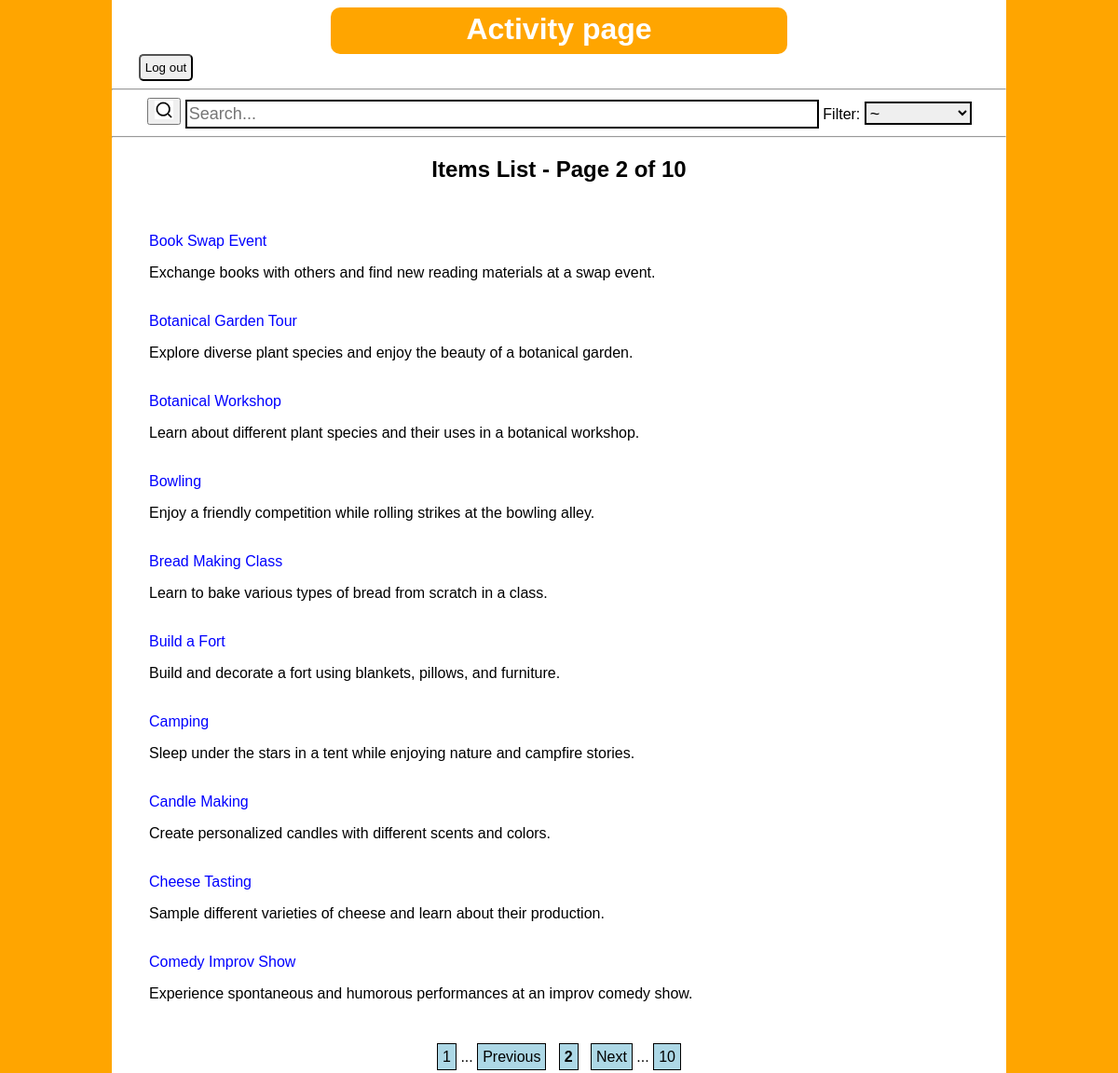
/home?page=2 (signed in), run on the app's committed database.
### tables this page shows
CREATE TABLE activity(
activity_id integer primary key autoincrement,
name text not null,
description text not null,
link text);

### main.py (the view)
@app.route('/home')
def home():
    if 'user_id' not in session:
        flash("Please log in first")
        return redirect(url_for('login'))
    search = request.args.get('search', '')
    tag = request.args.get('filter', '')
    if search:
        search_query = "%" + search.lower() + "%"
    else:
        search_query = "%"
    if tag and tag != '0':  # '0' represents the default 'No Filter'
        cursor.execute("""
        SELECT activity.name, activity.description
        FROM Activity
        INNER JOIN activity_genre
        ON activity_genre.activity_id = activity.activity_id
        WHERE LOWER(activity.name) LIKE ?
        AND activity_genre.genre_id = ?
        ORDER BY activity.name;
        """, (search_query, tag))
    else:
        cursor.execute("""
        SELECT name, description
        FROM Activity
        WHERE LOWER(name) LIKE ?
        ORDER BY name;
        """, (search_query,))
    activities = cursor.fetchall()
    not_found = len(activities) == 0  # True if no activities found
    page = int(request.args.get('page', 1))
    per_page = 10
    start = (page - 1) * per_page
    end = start + per_page
    displayed_activities = activities[start:end]
    total_pages = (len(activities) + per_page - 1) // per_page  #ensures that page rounds up
    return render_template("index.html", search=search, activities=displayed_activities, page=page, total_pages=total_pages, tag=tag, not_found=not_found)

### templates/index.html (shortened to what this page needs)
<!DOCTYPE html>
<html>
  <head>
    <link rel="stylesheet" href="{{ url_for('static', filename='style.css') }}">
  </head>
  <body>
    <h1 id="main-head">Activity page</h1>
	<form action="/logout" method="POST">
		<input type="submit" value="Log out" id="logoff">
	</form>
	<hr>
    <form method="GET">
		<button type="submit"><img src="{{ url_for('static', filename='search.png') }}" alt="Search" class="search-icon"></button>
		<input type="text" name="search" id="search" value="{{ search }}" placeholder="Search...">
		<label for="filter">Filter: </label>
		<select id="filter" name="filter">
			<option value="0" {% if tag == '0' or tag == '' %}selected{% endif %}>~</option>
		</select>
    </form>
	<hr>
	<section>
		<h1>Items List - Page {{ page }} of {{ total_pages }}</h1>
		<br>
		{% if not_found %}
			<p>Your search - '{{ search }}' did not match any activities, we are sorry for the inconvenience</p>
			<p>:/</p>
		{% else %}
			<ul>
			{% for activity, desc in activities %}
				<li>
					<a href="{{ url_for('activitypage', activity=activity) }}">{{ activity }}</a>
					<p>{{ desc }}</p>
					<br>
				</li>
			{% endfor %}
			</ul>
			<div>
				{% if page > 1 -%}
						<a href="{{ url_for('home', page=1) }}">1</a>&nbsp;...&nbsp;<a href="{{ url_for('home', page=page-1) }}">Previous</a>
				{%- endif -%}
				&nbsp;&nbsp;&nbsp;<strong>{{ page }}</strong>&nbsp;&nbsp;&nbsp;
				{%- if page < total_pages -%}
					<a href="{{ url_for('home', page=page+1) }}">Next</a>&nbsp;...&nbsp;<a href="{{ url_for('home', page=total_pages) }}">{{ total_pages }}</a>
				{%- endif %}
			</div>
		{% endif %}
	</section>
  </body>
</html>

### static/style.css (style rules this page uses)
body { font-family: sans-serif; min-height: 100vh; background: linear-gradient(to right, orange 10%, white 10%, white 90%, orange 90%); background-size: 100% 100%; margin-left: 10%; margin-right: 10%; }
a:link, a:visited { color: blue; text-decoration: None; }
button[type="submit"] { text-align: center; margin-left: 4%; }
#main-head { margin: 0 auto; background-color: orange; border: 0px auto; border-radius: 10px; padding: 5px; color: white; text-decoration: bold; width: 50%; height: 40px; text-align: center; }
#logoff { margin-left:3%; padding:5px; border-radius: 5px; }
.search-icon { width: 20px; height: 20px; text-align: center; }
#filter { height: 25px; text-align: left; font-size: 18px; border: 2px solid black; width: 12%; }
#search { border: 2px solid black; width: 70%; height: 25px; font-size: 18px; text-align: left; }
h1 { text-align: center; }
ul { list-style: None; }
div { text-align: center; }
div a:visited, div a:link { text-decoration: None; width: 20px; height: 30px; background-color: lightblue; border: 1px solid black; padding:5px; margin: 10px auto; text-align: center; color: black }
div strong { width: 20x; height: 30px; background-color: lightblue; border: 1px solid black; padding: 5px; margin: 10px auto; text-align: center; }

### data on the page
activity: name "Book Swap Event", description "Exchange books with others and find new reading materials at a swap event."
activity: name "Botanical Garden Tour", description "Explore diverse plant species and enjoy the beauty of a botanical garden."
activity: name "Botanical Workshop", description "Learn about different plant species and their uses in a botanical workshop."
activity: name "Bowling", description "Enjoy a friendly competition while rolling strikes at the bowling alley."
activity: name "Bread Making Class", description "Learn to bake various types of bread from scratch in a class."
activity: name "Build a Fort", description "Build and decorate a fort using blankets, pillows, and furniture."
activity: name "Camping", description "Sleep under the stars in a tent while enjoying nature and campfire stories."
activity: name "Candle Making", description "Create personalized candles with different scents and colors."
activity: name "Cheese Tasting", description "Sample different varieties of cheese and learn about their production."
activity: name "Comedy Improv Show", description "Experience spontaneous and humorous performances at an improv comedy show."

### other printed values
{{ page }} "2"
{{ total_pages }} "10"
